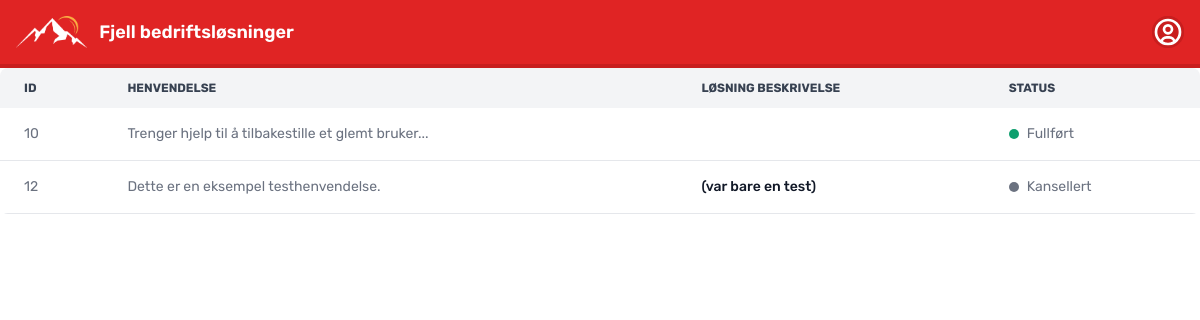
/ticket/received_ticket.php (signed in), run on the app's committed database.
### tables this page shows
CREATE TABLE `henvendelser` (
  `id` int(11) NOT NULL,
  `bruker_id` int(11) NOT NULL,
  `statuser_id` int(11) NOT NULL DEFAULT 0,
  `kategori_id` int(11) NOT NULL,
  `tidspunkt_opprettet` timestamp NOT NULL DEFAULT current_timestamp(),
  `beskrivelse` longtext NOT NULL,
  `loosning_beskrivelse` longtext NOT NULL
);

CREATE TABLE `statuser` (
  `id` int(11) NOT NULL,
  `status` varchar(45) NOT NULL,
  `farge` varchar(45) DEFAULT NULL
);

### ticket/received_ticket.php (the view, shortened to what this page needs)
<?php
require_once '../../../db_connection.php';
$user_id = $_SESSION['user_id'];
$henvendelser_stmt = $conn->prepare("SELECT beskrivelse, loosning_beskrivelse, statuser_id FROM henvendelser WHERE bruker_id = ?");
$henvendelser_stmt->bind_param("i", $user_id);
$henvendelser_stmt->execute();
$henvendelser_result = $henvendelser_stmt->get_result();
$num_rows = $henvendelser_result->num_rows;
?>
<!DOCTYPE html>
<html lang="en">
<head>
    <link href="https://cdn.jsdelivr.net/npm/tailwindcss@2.2.19/dist/tailwind.min.css" rel="stylesheet">
    <link href="https://cdnjs.cloudflare.com/ajax/libs/flowbite/2.3.0/flowbite.min.css" rel="stylesheet"/>
    <link rel="stylesheet" type="text/css" href="../style.css" />
</head>
<body>
<nav class="bg-red-600 dark:bg-gray-900 border-b-4 border-red-700">
    <div class="max-w-screen-xl flex flex-wrap items-center justify-between mx-auto p-4">
        <a href="" class="flex items-center space-x-3 rtl:space-x-reverse">
            <img src="../images/icon.png" class="h-8" alt="Logo" />
            <span class="hidden sm:block text-lg font-semibold whitespace-nowrap text-white">Fjell bedriftsløsninger</span>
        </a>
        <div class="flex items-center md:order-2 space-x-3 md:space-x-0 rtl:space-x-reverse">
            <button type="button" class="flex text-sm bg-red-700 rounded-full md:me-0 focus:ring-4 focus:ring-red-700" id="user-menu-button" aria-expanded="false" data-dropdown-toggle="user-dropdown" data-dropdown-placement="bottom">
            </button>
        </div>
    </div>
</nav>
<div class="hidden md:block">
<?php if ($num_rows > 0): ?>
<div class="relative overflow-x-auto sm:rounded-lg">
    <table class="w-full text-sm text-left rtl:text-right text-gray-500 dark:text-gray-400">
        <thead class="text-xs text-gray-700 uppercase bg-gray-100 dark:bg-gray-700 dark:text-gray-400">
            <tr>
                <th scope="col" class="px-6 py-3">
                    ID
                </th>
                <th scope="col" class="px-6 py-3">
                    Henvendelse
                </th>
                <th scope="col" class="px-6 py-3">
                    Løsning beskrivelse
                </th>
                <th scope="col" class="px-6 py-3">
                    Status
                </th>
            </tr>
        </thead>
        <tbody>
            <?php while ($row = $henvendelser_result->fetch_assoc()): ?>
                <tr class="bg-white border-b dark:bg-gray-800 dark:border-gray-700">
                    <td class="px-6 py-4">
                        <div class="flex items-center">
                            <?php
                            $henvendelse_id_stmt = $conn->prepare("SELECT id FROM henvendelser WHERE bruker_id = ? AND statuser_id = ?");
                            $henvendelse_id_stmt->bind_param("ii", $user_id, $row['statuser_id']);
                            $henvendelse_id_stmt->execute();
                            $henvendelse_id_result = $henvendelse_id_stmt->get_result();
                            $henvendelse_id_row = $henvendelse_id_result->fetch_assoc();
                            $henvendelse_id = $henvendelse_id_row['id'];
                            echo $henvendelse_id;
                            ?>
                        </div>
                    </td>
                    <td class="px-6 py-4 text-gray-500 dark:text-gray-400 whitespace-nowrap">
                        <?php
                        $truncated_description = strlen($row['beskrivelse']) > 50 ? substr($row['beskrivelse'], 0, 50) . "..." : $row['beskrivelse'];
                        echo $truncated_description;
                        ?>
                    </td>
                    <td class="px-6 py-4 font-medium text-gray-900 whitespace-nowrap dark:text-gray-300">
                        <?php echo $row['loosning_beskrivelse']; ?>
                    </td>
                    <td class="px-6 py-4">
                        <div class="flex items-center">
                            <?php
                            $status_stmt = $conn->prepare("SELECT status, farge FROM statuser WHERE id = ?");
                            $status_stmt->bind_param("i", $row['statuser_id']);
                            $status_stmt->execute();
                            $status_result = $status_stmt->get_result();
                            $status_row = $status_result->fetch_assoc();
                            $status_name = $status_row['status'];
                            $status_color = $status_row['farge'];
                            ?>
                            <div class="h-2.5 w-2.5 rounded-full <?php echo $status_color; ?> me-2"></div>
                            <?php echo $status_name; ?>
                        </div>
                    </td>
                </tr>
            <?php endwhile; ?>
        </tbody>
    </table>
</div>
</div>
<?php endif; ?>
</body>
</html>

### style.css (style rules this page uses)
* { font-family: "Rubik", sans-serif; font-style: normal; }

### data on the page
henvendelser: id "10", beskrivelse "Trenger hjelp til å tilbakestille et glemt bruker...", statuser.status "Fullført"
henvendelser: id "12", beskrivelse "Dette er en eksempel testhenvendelse.", loosning_beskrivelse "(var bare en test)", statuser.status "Kansellert"
